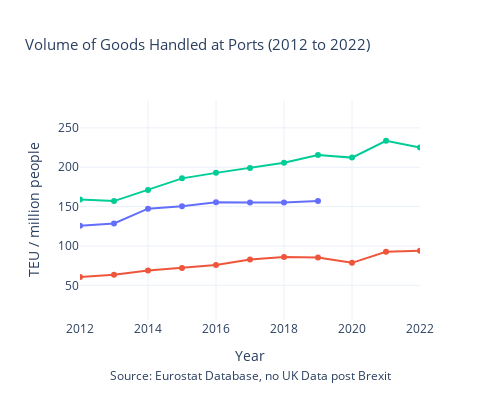

Here is the notebook cell this chart was saved with:
### Code cell
df = pd.read_csv("../input/eurostat/Port versus Goods statistics/Country level - volume (in TEUs) of containers handled in main ports, by loading status.tsv", delimiter='\t', encoding='utf-8',index_col=0)
vals = df.index
df.index = [x.split(",")[-1] for x in vals]
df = df.iloc[[(x.split(",")[-2] == "TOTAL") and (x.split(",")[1]=="THS_TEU") for x in vals]]
df = df.transpose().replace(": ",0).astype("float")
df = df[["UK","FR","IE"]]
df = df.replace(0,np.nan)
df["Year"] = df.index.astype("int")

df = df.merge(population, on="Year",how="left")

df["UK_perc"] = df["UK"]/df["uk_population"]
df["FR_perc"] = df["FR"]/df["france_population"]
df["IE_perc"] = df["IE"]/df["ireland_population"]


fig = go.Figure()

# Add traces for each country
fig.add_trace(go.Scatter(x=df["Year"], y=df["UK_perc"], mode='lines+markers', name='UK'))
fig.add_trace(go.Scatter(x=df["Year"], y=df["FR_perc"], mode='lines+markers', name='France'))
fig.add_trace(go.Scatter(x=df["Year"], y=df["IE_perc"], mode='lines+markers', name='Ireland'))

fig.update_layout(
    title={
        'text': 'Volume of Goods Handled at Ports (2012 to 2022)',
        'font': {'size': 15}  # Set the title font size here
    },
    xaxis_title='Year',
    yaxis_title='TEU / million people',
    legend_title='Country',
    template='plotly_white',
    hovermode='x unified',
    xaxis=dict(range=[2012, max(df["Year"])]),  # Set the x-axis range to start from 2005
    width=500,  # Set the width of the figure
    height=400,   # Set the height of the figure
    showlegend=False  # This hides the legend
)

# Add grid
fig.update_xaxes(showgrid=True)
fig.update_yaxes(showgrid=True)

fig.add_annotation(
    text="Source: <a href='https://ec.europa.eurostat/eurostat/data/database'>Eurostat Database</a>, no UK Data post Brexit",
    xref="paper", yref="paper",
    x=0.5, y=-0.3,
    showarrow=False,
    font=dict(size=12),
    xanchor='center'
)


# Show the figure
fig.show()
pio.write_image(fig, '../output/Volume of Goods Handled at Ports (2012 to 2022).png')

### Figure 1 — Plotly figure (JSON) as saved in the notebook; plotly's stock layout.template omitted (floating-point values rounded to 4 significant figures)
{"data": [{"mode": "lines+markers", "name": "UK", "type": "scatter", "x": [1997, 1998, 1999, 2000, 2001, 2002, 2003, 2004, 2005, 2006, 2007, 2008, 2009, 2010, 2011, 2012, 2013, 2014, 2015, 2016, 2017, 2018, 2019, 2020, 2021, 2022], "y": [null, null, null, 114.4, 118.8, 122.7, 123.9, 133.7, 130.4, 131.6, 145.6, 141.3, 118.5, 131.0, 128.7, 125.7, 128.6, 147.3, 150.3, 155.4, 155.2, 155.2, 157.2, null, null, null]}, {"mode": "lines+markers", "name": "France", "type": "scatter", "x": [1997, 1998, 1999, 2000, 2001, 2002, 2003, 2004, 2005, 2006, 2007, 2008, 2009, 2010, 2011, 2012, 2013, 2014, 2015, 2016, 2017, 2018, 2019, 2020, 2021, 2022], "y": [null, 24.7, 39.45, 44.83, 50.43, 54.61, 54.87, 58.84, 61.01, 61.25, 70.48, 63.68, 62.25, 65.31, 65.15, 60.63, 63.38, 68.95, 72.14, 75.68, 82.67, 85.83, 85.24, 78.55, 92.57, 93.97]}, {"mode": "lines+markers", "name": "Ireland", "type": "scatter", "x": [1997, 1998, 1999, 2000, 2001, 2002, 2003, 2004, 2005, 2006, 2007, 2008, 2009, 2010, 2011, 2012, 2013, 2014, 2015, 2016, 2017, 2018, 2019, 2020, 2021, 2022], "y": [127.4, 140.3, 148.1, 149.8, 154.7, 200.2, 217.7, 227.3, 238.9, 258.1, 266.7, 232.5, 180.4, 169.5, 162.4, 159.1, 157.0, 171.1, 185.9, 192.8, 199.1, 205.7, 215.4, 212.2, 233.7, 225.1]}], "layout": {"annotations": [{"font": {"size": 12}, "showarrow": false, "text": "Source: <a href='https://ec.europa.eurostat/eurostat/data/database'>Eurostat Database</a>, no UK Data post Brexit", "x": 0.5, "xanchor": "center", "xref": "paper", "y": -0.3, "yref": "paper"}], "height": 400, "hovermode": "x unified", "legend": {"title": {"text": "Country"}}, "showlegend": false, "title": {"font": {"size": 15}, "text": "Volume of Goods Handled at Ports (2012 to 2022)"}, "width": 500, "xaxis": {"range": [2012, 2022], "showgrid": true, "title": {"text": "Year"}, "type": "linear"}, "yaxis": {"autorange": true, "range": [5.97, 285.4], "showgrid": true, "title": {"text": "TEU / million people"}, "type": "linear"}}}
